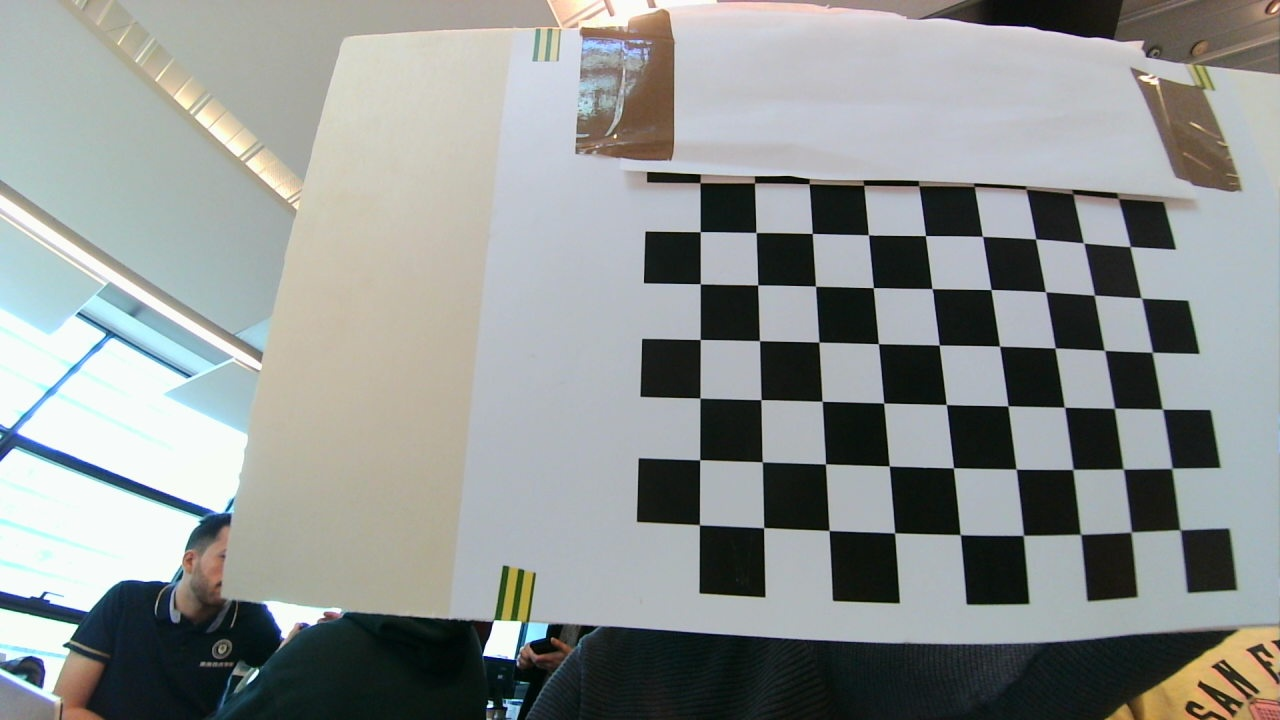
#> input picture Code/Platform/4_QR_Code_Position/Calibration_pictures/Left/L_001.jpg, 1280 x 720 px, given in place of the camera
$ python 3_QR_code_position.py
#> lines starting #> are read from the running program, lines starting #| are printed output that depends on the picture
import cv2 as cv
import numpy as np
from pyzbar.pyzbar import decode
from pyzbar.pyzbar import ZBarSymbol


#NOTE: Change these parameters in accordance to your hardware
#----------------------------------------------------
camera_ID = 1 # usually 0 is the builtin camera
camera_width = 2560 # Width for stereo camera (will be split in half)
camera_height = 720
#----------------------------------------------------
resize_scale = 0.6 #0.4 for 1440*3840

# Load stereo calibration parameters
print("Loading stereo calibration parameters...")
calibration_data = None
matrix_left = None
matrix_right = None
baseline = None

try:
    calibration_data = np.load("../Calibration/Saved_parameters/retification_informations.npz", allow_pickle=True)
    leftMapX = calibration_data['leftMapX']
    leftMapY = calibration_data['leftMapY']
    rightMapX = calibration_data['rightMapX']
    rightMapY = calibration_data['rightMapY']
    leftROI = calibration_data['leftROI']
    rightROI = calibration_data['rightROI']
    imageSize = tuple(calibration_data['imageSize'])

    # Try to load camera matrices and other parameters
    if 'matrix_left' in calibration_data:
        matrix_left = calibration_data['matrix_left']
        matrix_right = calibration_data['matrix_right']
        print(f"✓ Camera matrices found")
    else:
        print(f"⚠ Camera matrices NOT found in calibration file")
        print(f"  Creating approximate camera matrix from image size...")
        # Create approximate camera matrix if not available
        # Assumes 50 degree field of view and principal point at center
        f = imageSize[0] / (2 * np.tan(np.radians(25)))  # focal length calculation
        matrix_left = np.array([
            [f, 0, imageSize[0]/2],
            [0, f, imageSize[1]/2],
            [0, 0, 1]
        ], dtype=np.float32)
        matrix_right = matrix_left.copy()
        print(f"  Using approximate focal length: {f:.1f} pixels")

    if 'translation_vector' in calibration_data:
        translation_vector = calibration_data['translation_vector']
        # Baseline is the magnitude of the translation vector's x-component (in real world units)
        # Assuming it's in mm from calibration
        baseline = abs(float(translation_vector[0][0]))  # in mm
        print(f"✓ Baseline extracted: {baseline:.2f} mm")
    else:
        print(f"⚠ Translation vector NOT found in calibration file")
        print(f"  Using approximate baseline: 60 mm")
        baseline = 60  # mm - default stereo baseline

    if 'leftProjection' in calibration_data:
        leftProjection = calibration_data['leftProjection']
        rightProjection = calibration_data['rightProjection']
        print(f"✓ Projection matrices found")

    print("Calibration parameters loaded successfully")
except Exception as e:
    print(f"Warning: Could not load all calibration parameters: {e}")
    print("Will use approximate values for 3D positioning")
    leftMapX = leftMapY = rightMapX = rightMapY = None

print("\nConnecting to Camera...")
cam = cv.VideoCapture(camera_ID)
# cam.set(cv.CAP_PROP_FPS, 60)
cam.set(cv.CAP_PROP_FRAME_WIDTH, camera_width)
cam.set(cv.CAP_PROP_FRAME_HEIGHT, camera_height)

ret, frame = cam.read()
#> frame is the input picture: shape (720, 1280, 3); mean B, G, R 145.8, 147.5, 143.3
assert ret, "No frame readed"

last_picture_taken = frame
last_picture_taken = cv.resize(last_picture_taken, None, fx=resize_scale, fy=resize_scale)

height = frame.shape[0]
#> height = 720
width = frame.shape[1]
#> width = 1280
print("Picture width: "+str(width)+"     height: "+str(height))
#| Picture width: 1280     height: 720
print("Connected to camera")
cv.namedWindow("window", cv.WINDOW_AUTOSIZE)


# [231 lines left out: functions get_qr_center, find_matching_qr_code, extract_focal_length, extract_principal_point, triangulate_qr_position, draw_qr_code and 1 more, not called in this run]


# State machine: waiting_for_qr = True means we're actively searching, False means we found one
waiting_for_qr = True
last_qr_data = None
last_position_3d = None
last_distance = None

print("\nPress 's' to start QR code detection and tracking")
print("Press 'e' to exit\n")

while True:
    key = cv.waitKey(1)
#> (key Esc is pressed here)
    ret = False
    while not ret:
        ret, frame = cam.read()

    frame_live = cv.resize(frame, None, fx=resize_scale, fy=resize_scale)

    if key == 115:  # 's' - start/restart QR code detection
        waiting_for_qr = True
        # Reset all stored QR code data
        last_qr_data = None
        last_position_3d = None
        last_distance = None
        print("\n" + "="*60)
        print("Starting QR code detection...")
        print("="*60)

    # Split the frame into left and right for display
    left = frame[0:height, 0:int(width/2)]
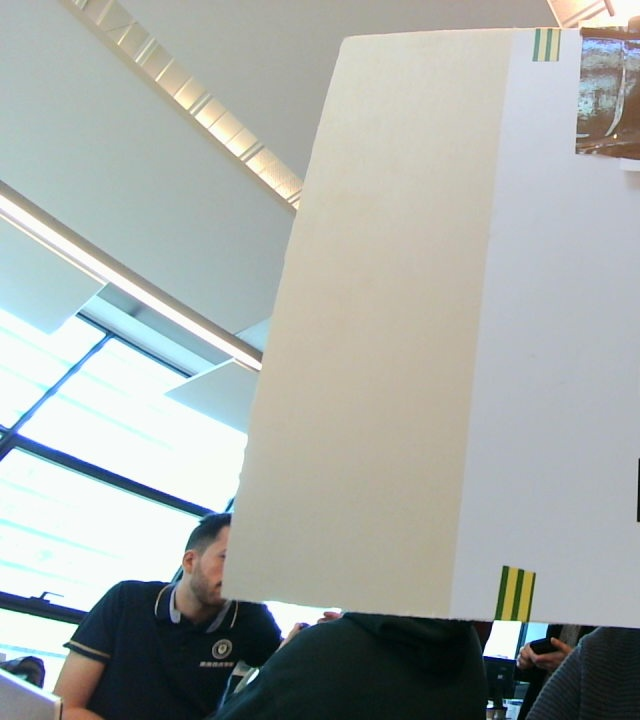
#> left: shape (720, 640, 3); mean B, G, R 168.5, 172.1, 166.8
    right = frame[0:height, int(width/2):(width)]
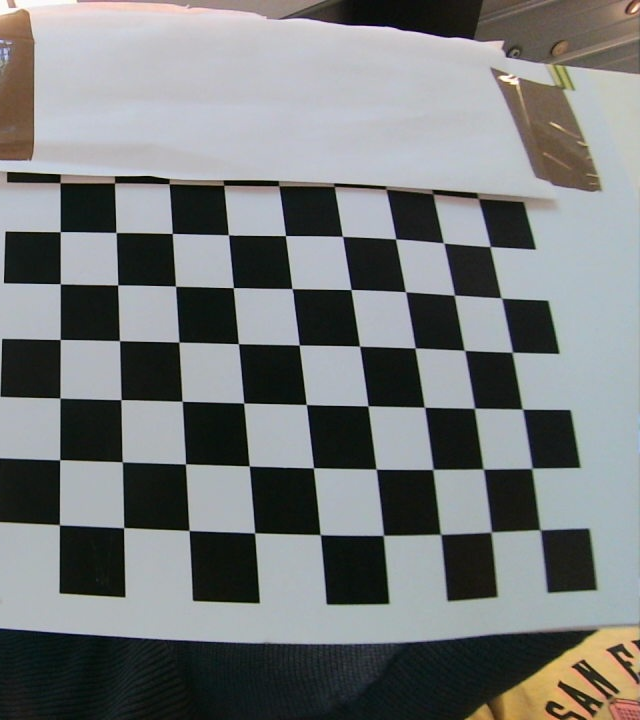
#> right: shape (720, 640, 3); mean B, G, R 123.1, 122.9, 119.8

    # Resize for display
    left_display = cv.resize(left, None, fx=resize_scale, fy=resize_scale)
    right_display = cv.resize(right, None, fx=resize_scale, fy=resize_scale)
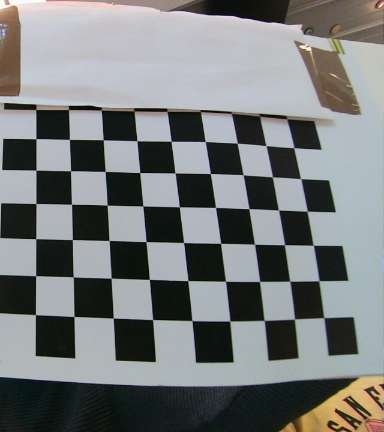
#> right_display: shape (432, 384, 3); mean B, G, R 123, 122.8, 119.7

    if waiting_for_qr:
        # Detect QR codes using pyzbar
#> (the run stopped early here; a loop or call above may not have finished)

$ run again, on Code/Platform/4_QR_Code_Position/Calibration_pictures/Left/L_002.jpg
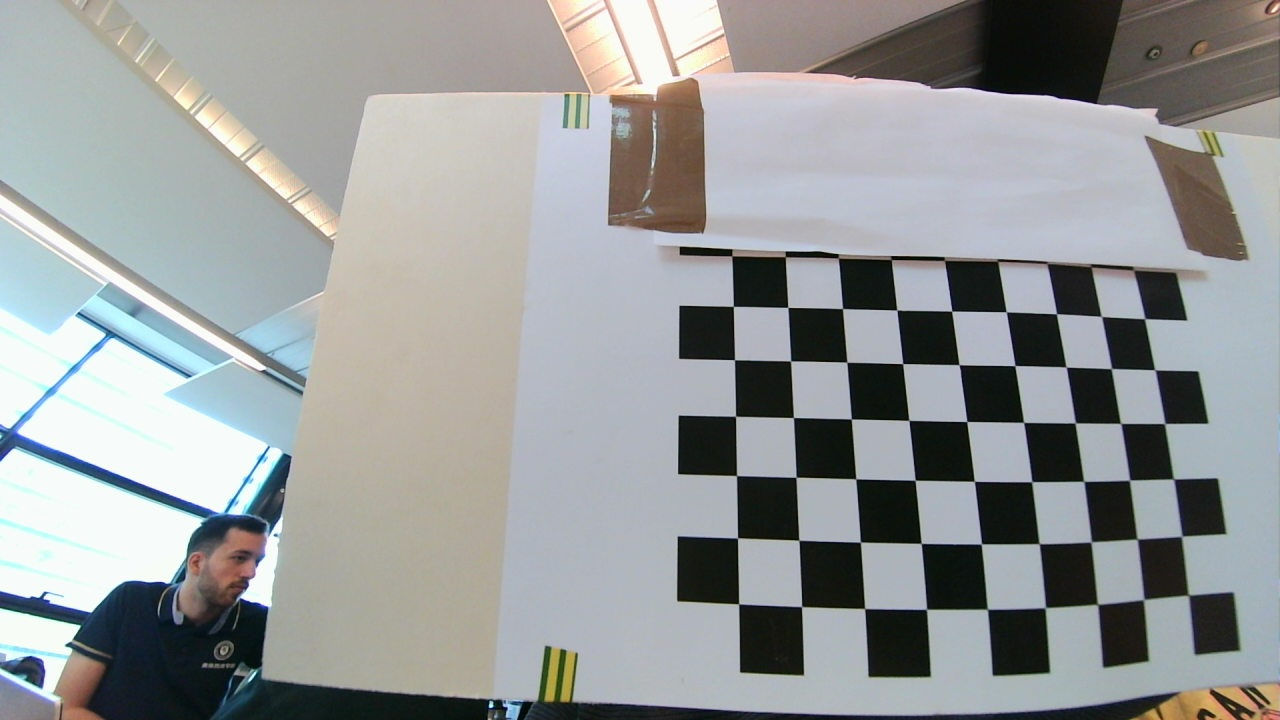
#> input picture Code/Platform/4_QR_Code_Position/Calibration_pictures/Left/L_002.jpg, 1280 x 720 px, given in place of the camera
#> frame is the input picture: shape (720, 1280, 3); mean B, G, R 153.3, 153.2, 150.2
#| Picture width: 1280     height: 720
#> `left = frame[0:height, 0:int(width/2)]`:
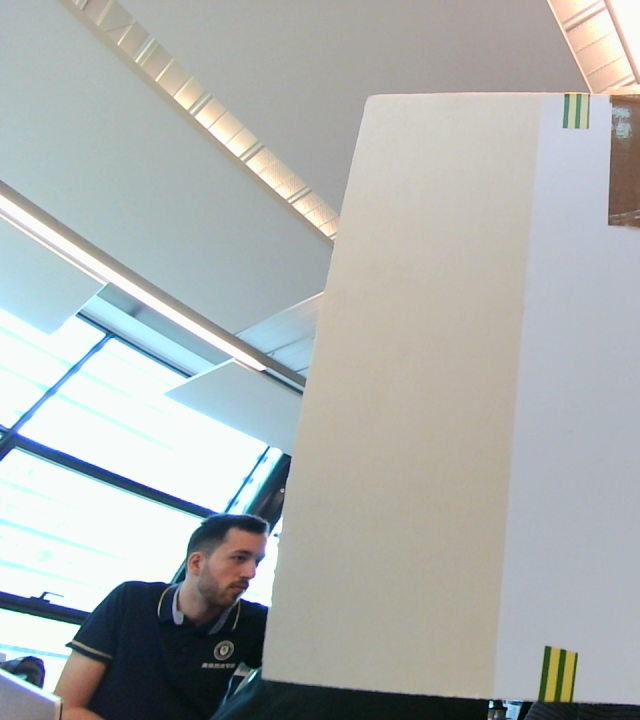
#> left: shape (720, 640, 3); mean B, G, R 175.6, 177.3, 173.3
#> `right_display = cv.resize(right, None, fx=resize_scale, fy=resize_scale)`:
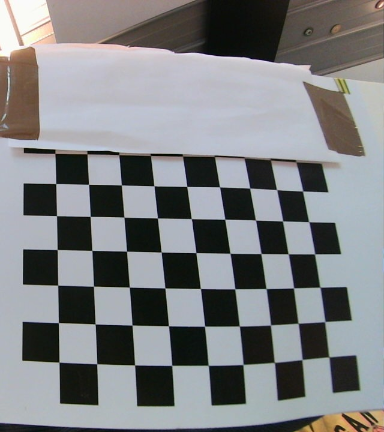
#> right_display: shape (432, 384, 3); mean B, G, R 131, 129, 127.1

$ run again, on Code/Platform/4_QR_Code_Position/Calibration_pictures/Left/L_003.jpg
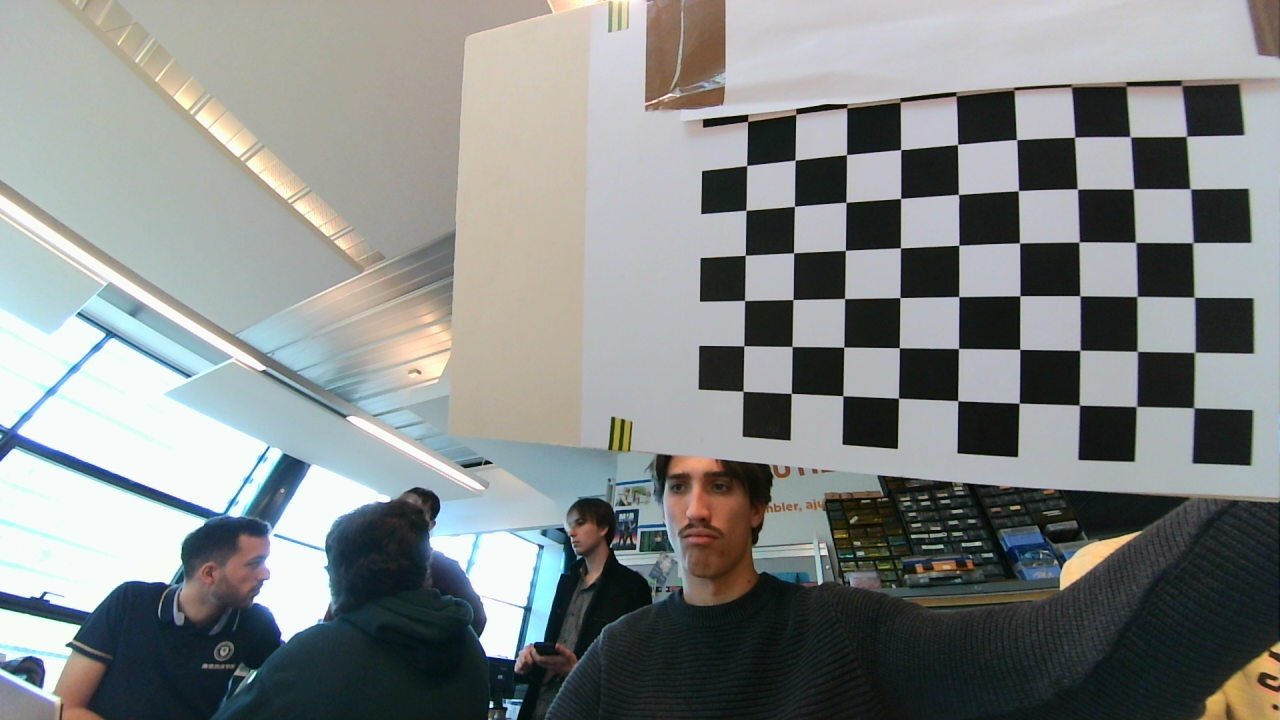
#> input picture Code/Platform/4_QR_Code_Position/Calibration_pictures/Left/L_003.jpg, 1280 x 720 px, given in place of the camera
#> frame is the input picture: shape (720, 1280, 3); mean B, G, R 135.5, 136.4, 132.6
#| Picture width: 1280     height: 720
#> `left = frame[0:height, 0:int(width/2)]`:
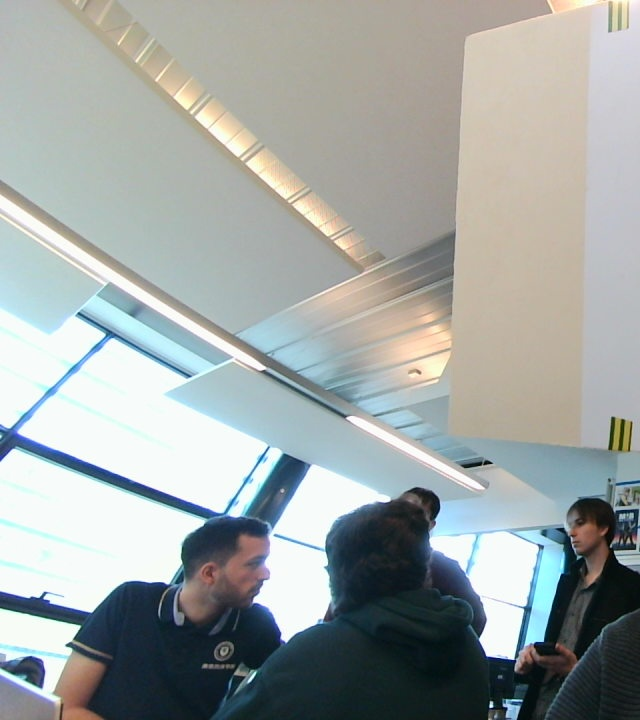
#> left: shape (720, 640, 3); mean B, G, R 163.8, 165.5, 159.5
#> `right_display = cv.resize(right, None, fx=resize_scale, fy=resize_scale)`:
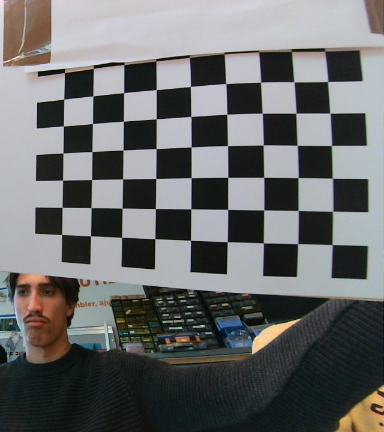
#> right_display: shape (432, 384, 3); mean B, G, R 107.3, 107.2, 105.7

$ run again, on Code/Platform/4_QR_Code_Position/Calibration_pictures/Left/L_004.jpg
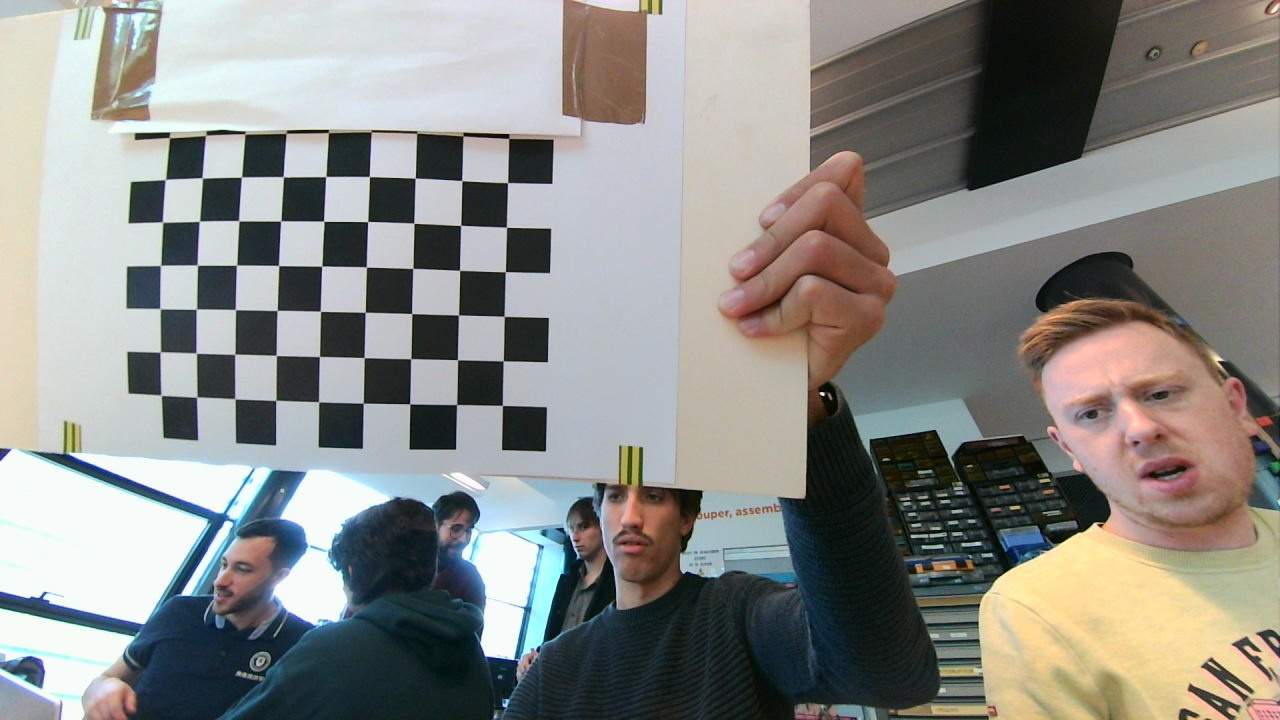
#> input picture Code/Platform/4_QR_Code_Position/Calibration_pictures/Left/L_004.jpg, 1280 x 720 px, given in place of the camera
#> frame is the input picture: shape (720, 1280, 3); mean B, G, R 135.2, 138.7, 138.7
#| Picture width: 1280     height: 720
#> `right = frame[0:height, int(width/2):(width)]`:
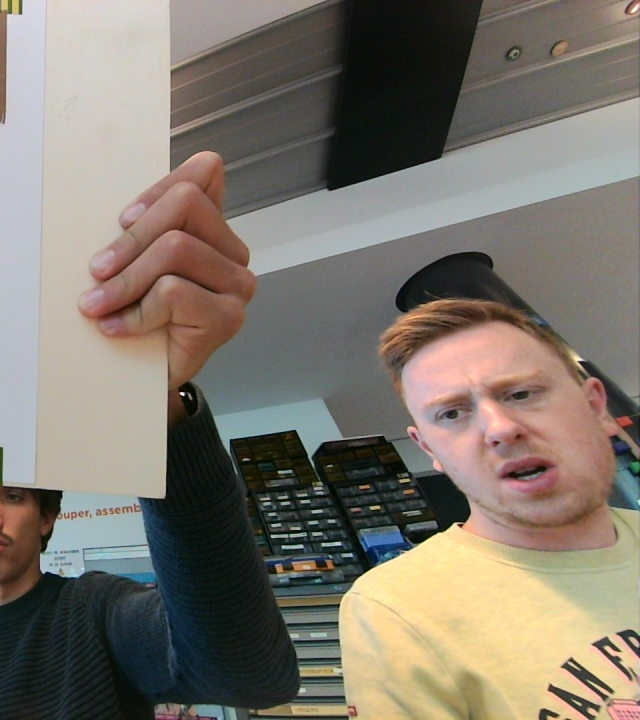
#> right: shape (720, 640, 3); mean B, G, R 109.5, 119.7, 127
#> `left_display = cv.resize(left, None, fx=resize_scale, fy=resize_scale)`:
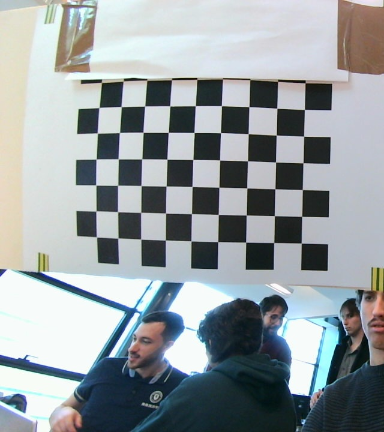
#> left_display: shape (432, 384, 3); mean B, G, R 160.8, 157.7, 150.4
